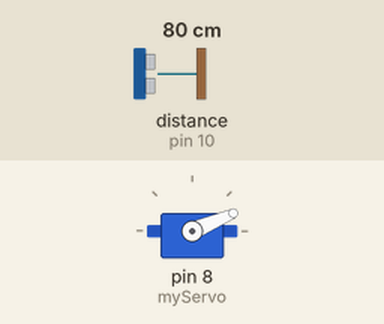
Recording of a sketch running on a simulated Arduino Uno, built with avr-gcc and run on an emulated ATmega328P. Parts: servo. Wiring (inferred from the names in the program): ultrasonic range finder: trigger pin 9; echo pin 10. The inputs (shaded band) are chosen by the test bench; at power-on: distance to the obstacle (sensor on pin 10) 80 cm. The echo pulse lasts 58.3 µs per cm; what the sketch prints to the serial monitor is not drawn.

Above: at 1.28 s.
1.3 s: distance to the obstacle (sensor on pin 10) set to 2 cm
At 2.15 s:
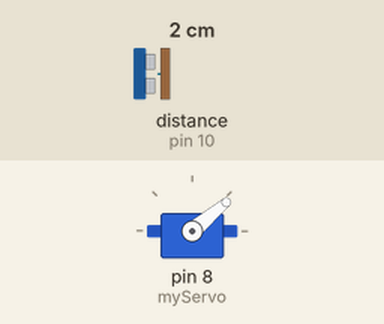
4.3 s: distance to the obstacle (sensor on pin 10) set to 60 cm
At 4.45 s:
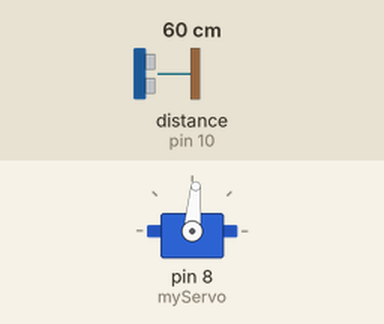
10.3 s: distance to the obstacle (sensor on pin 10) set to 250 cm
At 10.38 s:
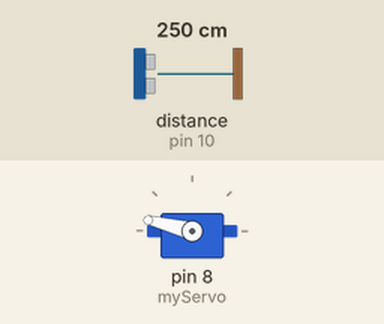
Timing chart, 0 to 19.3 s (numbered marks = the images above; inputs shaded):
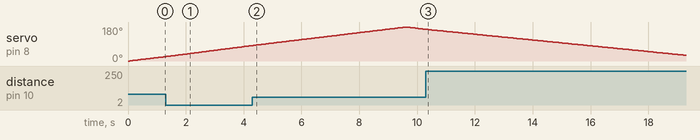

The sketch:

ArduinoSonar.ino
```cpp
/*Ultrasonic radar system.
  *Upload the following code first.
  *Serial monitor readings.
  *created by the SriTu Tech team.
  *Read the code below and use it for any of your creations.
*/
#include <Servo.h>//include library
Servo myServo;//create object your own name

// Define ultrasonic sensor pins
const int trigPin = 9;  // Trigger pin for ultrasonic sensor
const int echoPin = 10; // Echo pin for ultrasonic sensor

int dis;
void setup() {
  pinMode(trigPin, OUTPUT);//define arduino pin
  pinMode(echoPin, INPUT);//define arduino pin
  Serial.begin(9600);//enable serial monitor
  myServo.attach(8);//servo connect pin
}
void loop() {
  for (int x = 0; x <= 180; x++) { //servo turn left
    myServo.write(x);//rotete servo
    dis=distance();
    Serial.print(x);//print servo angle
    Serial.print(",");
    Serial.print(dis);//print ultrasonic readings
    Serial.print(".");
    delay(50);
  }
  for (int y = 179; y > 0; y--) {//servo turn right
    myServo.write(y);//rotete servo
    dis=distance();
    Serial.print(y);////print servo angle
    Serial.print(",");
    Serial.print(dis);//print ultrasonic readings
    Serial.print(".");
    delay(50);
  }
}
//ultrasonic sensor code
int distance() {
  digitalWrite(trigPin, LOW);
  delayMicroseconds(4);
  digitalWrite(trigPin, HIGH);
  delayMicroseconds(10);
  digitalWrite(trigPin, LOW);


  int t = pulseIn(echoPin, HIGH);
  int cm = t / 29 / 2; //time convert distance
  return cm;//return value
}
```
